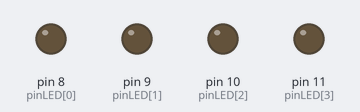
The sketch below on a simulated Arduino Uno, built with avr-gcc and run on an emulated ATmega328P. Parts: output pins drawn as LEDs (lit = HIGH).

Above: at 0.5 s.
At 1.5 s:
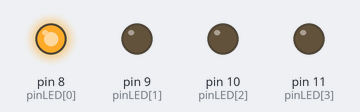
At 2.5 s:
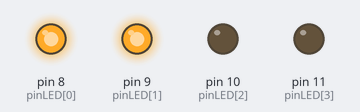
At 3.5 s:
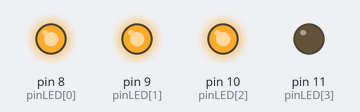
At 4.5 s:
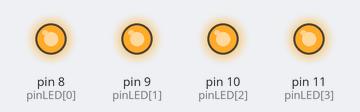
Timing chart, 0 to 6.5 s (numbered marks = the images above):
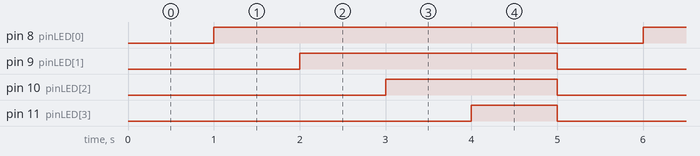

Measured:
- by itself, pin 8 (pinLED[0]): alternates HIGH for 4.0 s and LOW for 1.0 s
- by itself, pin 9 (pinLED[1]): alternates HIGH for 3.0 s and LOW for 2.0 s
- by itself, pin 10 (pinLED[2]): alternates HIGH for 2.0 s and LOW for 3.0 s
- by itself, pin 11 (pinLED[3]): alternates HIGH for 1.0 s and LOW for 4.0 s

The sketch:

27.ino
```cpp
const int numLED = 4;
const int pinLED[numLED] = {8,9,10,11};

void setup() {
for(int i=0; i<4; i++){
pinMode(pinLED[i], OUTPUT);
 }
}

void loop() {

for(int i=0; i<4; i++){
digitalWrite(pinLED[i], LOW);
}

delay(1000);

for(int i=0; i<4; i++){
digitalWrite(pinLED[i], HIGH);
delay(1000);
 }
}
```
